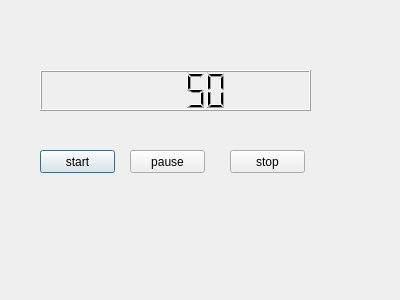
<?xml version="1.0" encoding="UTF-8"?>
<ui version="4.0">
 <class>Dialog</class>
 <widget class="QDialog" name="Dialog">
  <property name="geometry">
   <rect>
    <x>0</x>
    <y>0</y>
    <width>400</width>
    <height>300</height>
   </rect>
  </property>
  <property name="windowTitle">
   <string>Dialog</string>
  </property>
  <widget class="QPushButton" name="pushButton">
   <property name="geometry">
    <rect>
     <x>40</x>
     <y>150</y>
     <width>75</width>
     <height>23</height>
    </rect>
   </property>
   <property name="text">
    <string>start</string>
   </property>
  </widget>
  <widget class="QPushButton" name="pushButton_2">
   <property name="geometry">
    <rect>
     <x>130</x>
     <y>150</y>
     <width>75</width>
     <height>23</height>
    </rect>
   </property>
   <property name="text">
    <string>pause</string>
   </property>
  </widget>
  <widget class="QPushButton" name="pushButton_3">
   <property name="geometry">
    <rect>
     <x>230</x>
     <y>150</y>
     <width>75</width>
     <height>23</height>
    </rect>
   </property>
   <property name="text">
    <string>stop</string>
   </property>
  </widget>
  <widget class="QLCDNumber" name="lcdNumber">
   <property name="geometry">
    <rect>
     <x>40</x>
     <y>70</y>
     <width>271</width>
     <height>41</height>
    </rect>
   </property>
   <property name="intValue" stdset="0">
    <number>50</number>
   </property>
  </widget>
 </widget>
 <resources/>
 <connections/>
</ui>
